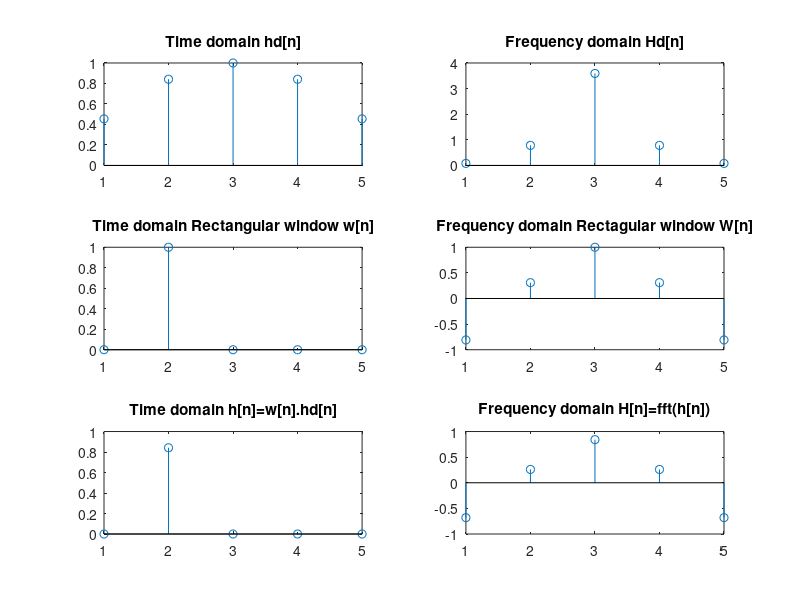

Write the MATLAB code that produced this figure. (Note: this script raises an error after producing the figure.)
clc
clear all
close all
%%Desired impulse response
N=input('Enter no of samples:');
index=0;
for n1=-(N-1)/2:(N-1)/2
    index=index+1;
    if n1==0
        hd(index)=1;
    else
        hd(index)=sin(n1)/n1;
    end
end
subplot(321);
stem(hd);
title('Time domain hd[n]');

Xd=fft(hd);
Hd=fftshift(Xd);
subplot(322);
stem(abs(Hd));
title('Frequency domain Hd[n]');

%%%Rectangular window
M=1+(N-1)/5; %%M<N
p=((N-1)/2)-((M-1)/2);
q=((N-1)/2)+((M-1)/2);
for n=1:N
    if(n>=p) && (n<=q)
        wr(n)=1;
    else
        wr(n)=0;
    end
end
subplot(323);
stem(wr);
title('Time domain Rectangular window w[n]');
Wr=fft(wr);
Wr=fftshift(Wr);
subplot(324);
stem(Wr);
title('Frequency domain Rectagular window W[n]');

%%% Truncated impulse response
h=wr.*hd;
subplot(325);
stem(h)
title('Time domain h[n]=w[n].hd[n]');

X=fft(h);
H=fftshift(X);
subplot(326)
stem(H)
title('Frequency domain H[n]=fft(h[n])');

%%Low pass filter(LPF)
fl=1; %low cutoff frequency
fh=N; %fh<=N
for n=1:N
    if(n>=fl) && p+n-1<=N
        H_LPF(n)=H(p+n-1);
    else
        H_LPF(n)=0;
    end
end
figure(2)
subplot(221)
stem(abs(H_LPF))
title('H_LPF[n]')

%%High pass filter(HPF)
fl=(N-1)/3; %low cutoff frequency
fh=N; %fh<=N;

for n=1:N
    if(n>=fl) && p+n-fl<=N
        H_HPF(n)=H(p+n-fl);
    else
        H_HPF(n)=0;
    end
end
subplot(222)
stem(abs(H_HPF))
title('H_HPF[n]')

%%Band pass filter(BPF)
fl=(N-1)/3; %low cutoff frequency
fh=fl+M; %high cutoff frequency:fh<=N;
for n=1:N
    if(n>=fl) && n<=fh
        H_BPF(n)=H(p+(n-fl+1));
    else
        H_BPF(n)=0;
    end
end
subplot(223)
stem(abs(H_BPF))
title('H_BPF[n]')

%%Band stop filter(BSF)
fl=(N-1)/3; %low cutoff frequency
fh=fl+M; %high cutoff frequency
for n=1:N
    if(n<=fl)
        H_BSF(n)=H(((N-1)/2-fl)+n);
    elseif(n>=fh) && ((N-1)/2+n-fh)<=N
        H_BSF(n)=H(((N-1)/2+n-fh));
    else
        H_BSF(n)=0;
    end
end
subplot(224)
stem(abs(H_BSF))
title('H_BSF[n]')

